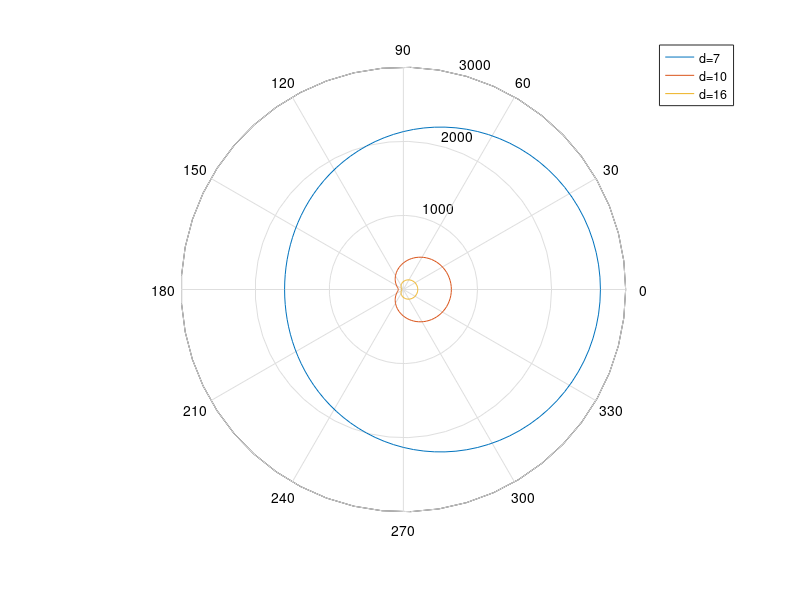

Recreate this plot in MATLAB.
% Visualization of the pedestrian interaction force for the project report

clear all
clc

weight_fsoc = 0.1;
A_anisotrop = 1000;
r = 7.8;
B_anisotrop = 5;
n = 1;
lambda = 0.1;
A_phys = 300;
B_phys = 0.5;

d = [7 10 16];
phi = 0 : (pi / 50) : (2 * pi);

for j = 1 : length(d)
    for i = 1 : length(phi)
        f(j, i) = A_anisotrop * exp((r - d(j)) / B_anisotrop) * n * (lambda + (1 - lambda) * ((1 + cos(phi(i))) / 2)) + A_phys * exp((r - d(j)) / B_phys) * n;   % ACHTUNG: Dies ist nur der Betrag der Kraft
    end
    polar(phi, f(j,:))
    hold on
end

legend('d=7', 'd=10', 'd=16', 'Location', 'BestOutside')